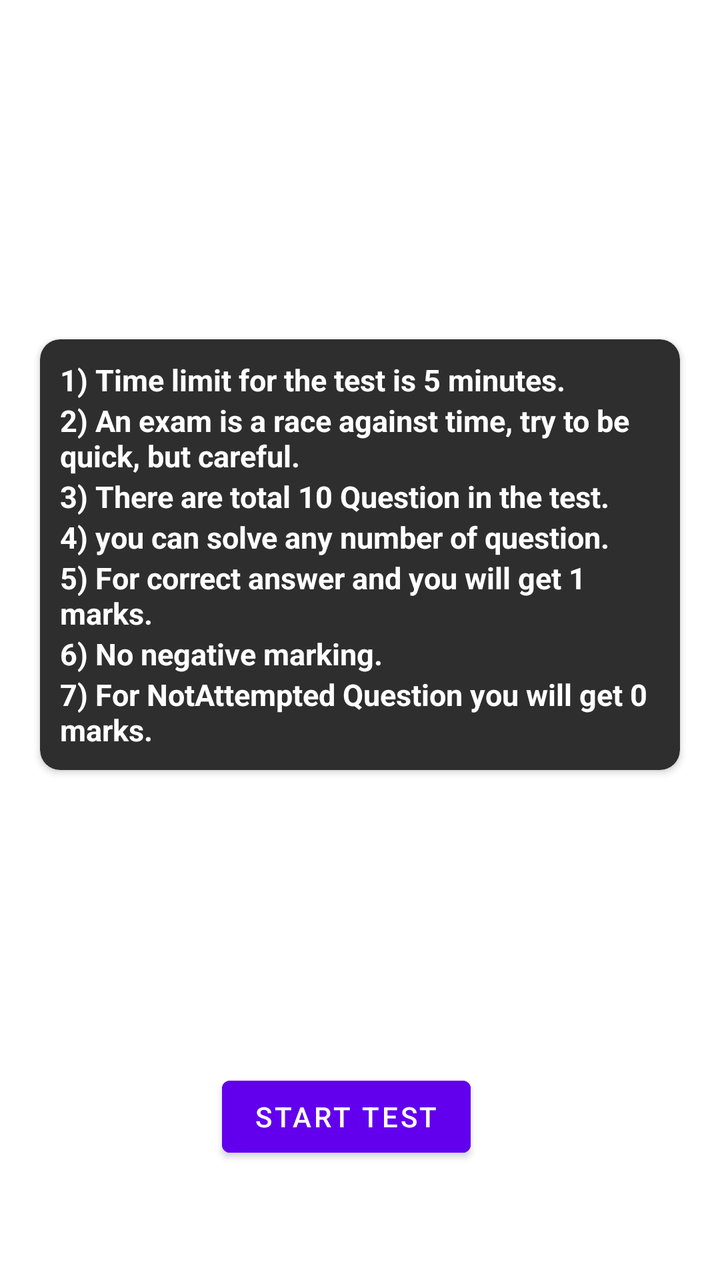
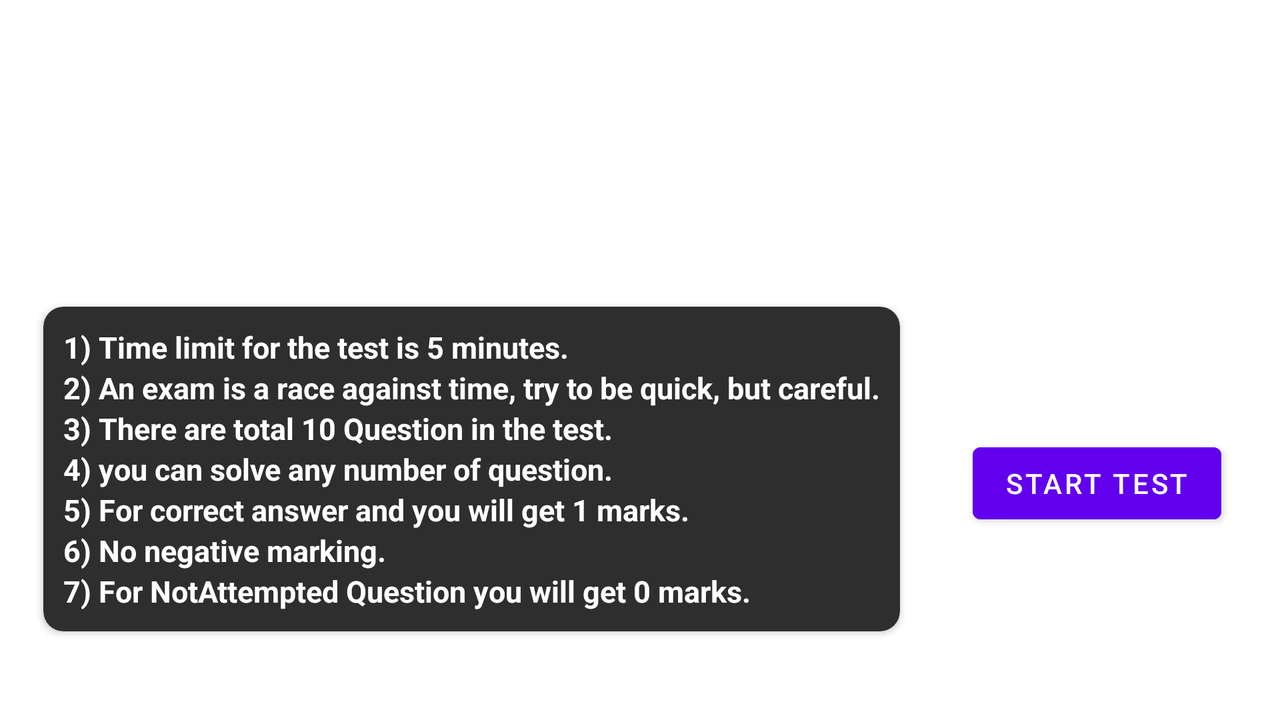

The same Android screen from two of the app's own layout files: first res/layout/ as a phone draws it, then the repository's variant for another configuration, drawn on a device whose configuration selects that folder. Both files follow.
<!-- AndroidManifest.xml: application theme Theme.FinalAssignment -->
<!-- res/layout/fragment_instruction.xml -->
<?xml version="1.0" encoding="utf-8"?>
<androidx.constraintlayout.widget.ConstraintLayout xmlns:android="http://schemas.android.com/apk/res/android"
    xmlns:app="http://schemas.android.com/apk/res-auto"
    xmlns:tools="http://schemas.android.com/tools"
    android:layout_width="match_parent"
    android:layout_height="match_parent"
    tools:context=".Fragments.InstructionFragment">


    <TextView
        android:layout_width="wrap_content"
        android:layout_height="wrap_content"
        android:padding="12dp"
        android:text="RULES FOR TEST"
        android:textStyle="bold"
        android:textColor="#fff"
        android:textSize="20sp"
        app:layout_constraintBottom_toBottomOf="parent"
        app:layout_constraintEnd_toEndOf="parent"
        app:layout_constraintHorizontal_bias="0.086"
        app:layout_constraintStart_toStartOf="parent"
        app:layout_constraintTop_toTopOf="parent"
        app:layout_constraintVertical_bias="0.201" />

    <com.google.android.material.card.MaterialCardView
        android:layout_width="match_parent"
        android:layout_height="wrap_content"
        android:layout_margin="20dp"
        android:clickable="true"
        app:cardBackgroundColor="#2E2E2E"
        app:cardCornerRadius="10dp"
        app:cardElevation="2dp"
        app:layout_constraintBottom_toBottomOf="parent"
        app:layout_constraintEnd_toEndOf="parent"
        app:layout_constraintHorizontal_bias="0.4"
        app:layout_constraintStart_toStartOf="parent"
        app:layout_constraintTop_toTopOf="parent"
        app:layout_constraintVertical_bias="0.389">
        <LinearLayout
            android:layout_width="match_parent"
            android:layout_height="wrap_content"
            android:orientation="vertical"
            android:padding="10dp">

            <TextView
                android:layout_width="wrap_content"
                android:textColor="#fff"
                android:textStyle="bold"
                android:layout_height="wrap_content"
                android:text="@string/rule1"
                android:textSize="15sp" />

            <TextView
                android:textColor="#fff"
                android:textStyle="bold"
                android:layout_width="wrap_content"
                android:layout_height="wrap_content"
                android:text="@string/rule2"
                android:textSize="15sp" />

            <TextView
                android:textColor="#fff"
                android:textStyle="bold"
                android:layout_width="wrap_content"
                android:layout_height="wrap_content"
                android:text="@string/rule3"
                android:textSize="15sp" />

            <TextView
                android:textColor="#fff"
                android:textStyle="bold"
                android:layout_width="wrap_content"
                android:layout_height="wrap_content"
                android:text="@string/rule4"
                android:textSize="15sp" />

            <TextView
                android:textColor="#fff"
                android:textStyle="bold"
                android:layout_width="wrap_content"
                android:layout_height="wrap_content"
                android:text="@string/rule5"
                android:textSize="15sp" />

            <TextView
                android:textColor="#fff"
                android:textStyle="bold"
                android:layout_width="wrap_content"
                android:layout_height="wrap_content"
                android:text="@string/rule6"
                android:textSize="15sp" />

            <TextView
                android:textColor="#fff"
                android:textStyle="bold"
                android:layout_width="wrap_content"
                android:layout_height="wrap_content"
                android:text="@string/rule7"
                android:textSize="15sp" />

        </LinearLayout>

    </com.google.android.material.card.MaterialCardView>

    <Button
        android:id="@+id/start_test_btn"
        android:layout_width="wrap_content"
        android:layout_height="wrap_content"
        android:layout_margin="20dp"
        android:backgroundTint="@color/purple_500"
        android:text="start test"
        app:layout_constraintBottom_toBottomOf="parent"
        app:layout_constraintEnd_toEndOf="parent"
        app:layout_constraintHorizontal_bias="0.465"
        app:layout_constraintStart_toStartOf="parent"
        app:layout_constraintTop_toTopOf="parent"
        app:layout_constraintVertical_bias="0.932" />

</androidx.constraintlayout.widget.ConstraintLayout>
<!-- resources referenced by this layout -->
<resources>
  <string name="rule1">
          1) Time limit for the test is 5 minutes.
      </string>
  <string name="rule2">
          2) An exam is a race against time, try to be quick, but      careful.
      </string>
  <string name="rule3">
          3) There are total 10 Question in the test.
      </string>
  <string name="rule4">
          4) you can solve any number of question.
      </string>
  <string name="rule5">
          5) For correct answer and you will get 1 marks.
      </string>
  <string name="rule6">
          6) No negative marking.
      </string>
  <string name="rule7">
          7) For NotAttempted Question you will get 0 marks.
      </string>
  <style name="Theme.FinalAssignment" parent="Theme.MaterialComponents.DayNight.DarkActionBar">
          
          <item name="colorPrimary">#212121</item>
          <item name="colorPrimaryVariant">#000000</item>
          <item name="colorOnPrimary">@color/white</item>
          
          <item name="colorSecondary">@color/teal_200</item>
          <item name="colorSecondaryVariant">@color/teal_700</item>
          <item name="colorOnSecondary">@color/black</item>
          
          <item name="android:statusBarColor" tools:targetApi="l">?attr/colorPrimaryVariant</item>
          
      </style>
</resources>
<!-- res/layout-land/fragment_instruction.xml (the repository's variant of the layout above) -->
<!-- drawn on the phone turned sideways -->
<?xml version="1.0" encoding="utf-8"?>
<androidx.constraintlayout.widget.ConstraintLayout xmlns:android="http://schemas.android.com/apk/res/android"
    xmlns:app="http://schemas.android.com/apk/res-auto"
    xmlns:tools="http://schemas.android.com/tools"
    android:layout_width="match_parent"
    android:layout_height="match_parent"
    tools:context=".Fragments.InstructionFragment">


    <TextView
        android:layout_width="wrap_content"
        android:layout_height="wrap_content"
        android:padding="12dp"
        android:textStyle="bold"
        android:text="RULES FOR TEST"
        android:textColor="#fff"
        android:textSize="20sp"
        app:layout_constraintBottom_toBottomOf="parent"
        app:layout_constraintEnd_toEndOf="parent"
        app:layout_constraintHorizontal_bias="0.903"
        app:layout_constraintStart_toStartOf="parent"
        app:layout_constraintTop_toTopOf="parent"
        app:layout_constraintVertical_bias="0.352" />

    <com.google.android.material.card.MaterialCardView
        android:id="@+id/materialCardView2"
        android:layout_width="wrap_content"
        android:layout_height="wrap_content"
        android:layout_margin="20dp"
        android:clickable="true"
        app:cardBackgroundColor="#2E2E2E"
        app:cardCornerRadius="10dp"
        app:cardElevation="2dp"
        app:layout_constraintBottom_toBottomOf="parent"
        app:layout_constraintEnd_toEndOf="parent"
        app:layout_constraintHorizontal_bias="0.009"
        app:layout_constraintStart_toStartOf="parent"
        app:layout_constraintTop_toTopOf="parent"
        app:layout_constraintVertical_bias="0.845">

        <LinearLayout
            android:layout_width="match_parent"
            android:layout_height="wrap_content"
            android:orientation="vertical"
            android:padding="10dp">

            <TextView
                android:layout_width="wrap_content"
                android:layout_height="wrap_content"
                android:text="@string/rule1"
                android:textColor="#fff"
                android:textSize="15sp"
                android:textStyle="bold" />

            <TextView
                android:layout_width="wrap_content"
                android:layout_height="wrap_content"
                android:text="@string/rule2"
                android:textColor="#fff"
                android:textSize="15sp"
                android:textStyle="bold" />

            <TextView
                android:layout_width="wrap_content"
                android:layout_height="wrap_content"
                android:text="@string/rule3"
                android:textColor="#fff"
                android:textSize="15sp"
                android:textStyle="bold" />

            <TextView
                android:layout_width="wrap_content"
                android:layout_height="wrap_content"
                android:text="@string/rule4"
                android:textColor="#fff"
                android:textSize="15sp"
                android:textStyle="bold" />

            <TextView
                android:layout_width="wrap_content"
                android:layout_height="wrap_content"
                android:text="@string/rule5"
                android:textColor="#fff"
                android:textSize="15sp"
                android:textStyle="bold" />

            <TextView
                android:layout_width="wrap_content"
                android:layout_height="wrap_content"
                android:text="@string/rule6"
                android:textColor="#fff"
                android:textSize="15sp"
                android:textStyle="bold" />

            <TextView
                android:layout_width="wrap_content"
                android:layout_height="wrap_content"
                android:text="@string/rule7"
                android:textColor="#fff"
                android:textSize="15sp"
                android:textStyle="bold" />

        </LinearLayout>


    </com.google.android.material.card.MaterialCardView>

    <Button
        android:id="@+id/start_test_btn"
        android:layout_width="wrap_content"
        android:layout_height="wrap_content"
        android:layout_margin="20dp"
        android:backgroundTint="@color/purple_500"
        android:text="start test"
        app:layout_constraintBottom_toBottomOf="parent"
        app:layout_constraintEnd_toEndOf="parent"
        app:layout_constraintHorizontal_bias="0.632"
        app:layout_constraintStart_toEndOf="@+id/materialCardView2"
        app:layout_constraintTop_toTopOf="parent"
        app:layout_constraintVertical_bias="0.727" />

</androidx.constraintlayout.widget.ConstraintLayout>
